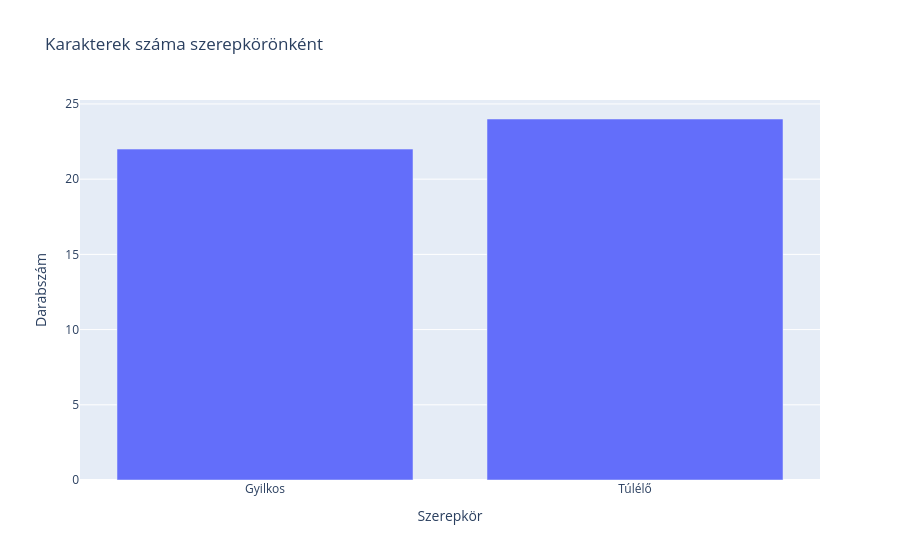

This figure's notebook cell:
### Markdown cell above
## Karakterek

Hány gyilkos és túlélő szerepel az adatokban?

### Code cell
killers = read("killers")
survivors = read("survivors")
characters = pd.DataFrame({
    "Szerepkör": ["Gyilkos", "Túlélő"],
    "Darabszám": [killers["killer"].nunique(), survivors["survivor"].nunique()],
})
print(characters.to_string(index=False))
px.bar(characters, x="Szerepkör", y="Darabszám", title="Karakterek száma szerepkörönként").show()

### Figure 1 — Plotly figure (JSON) as saved in the notebook; plotly's stock layout.template omitted (floating-point values rounded to 4 significant figures)
{"data": [{"hovertemplate": "Szerepkör=%{x}<br>Darabszám=%{y}<extra></extra>", "legendgroup": "", "marker": {"color": "#636efa", "pattern": {"shape": ""}}, "name": "", "orientation": "v", "showlegend": false, "textposition": "auto", "type": "bar", "x": ["Gyilkos", "Túlélő"], "xaxis": "x", "y": [22, 24], "yaxis": "y"}], "layout": {"barmode": "relative", "legend": {"tracegroupgap": 0}, "title": {"text": "Karakterek száma szerepkörönként"}, "xaxis": {"anchor": "y", "domain": [0.0, 1.0], "title": {"text": "Szerepkör"}}, "yaxis": {"anchor": "x", "domain": [0.0, 1.0], "title": {"text": "Darabszám"}}}}
